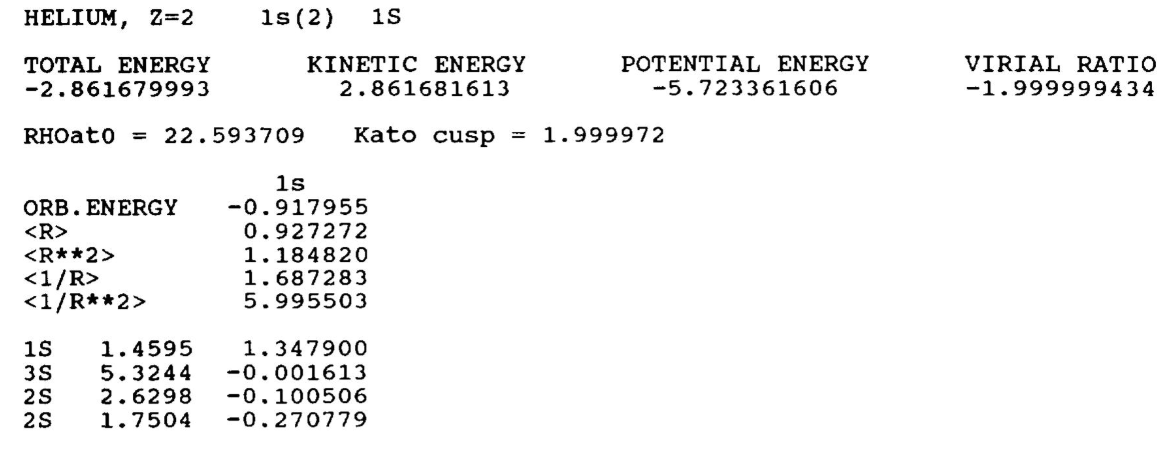
#> input picture YFY201-2025-PR1/data/RHF_tables/He.png, 1176 x 457 px, found by its file name
$ jupyter execute --allow-errors data_extraction.ipynb
#> lines starting #> are read from the running program, lines starting #| are printed output that depends on the picture
### $\underline{\textbf{Orbitals data extraction}}$:
##### $\textbf{Part A}$: Extracting text from images (RHF_tables $\rightarrow$ orbitals_data.txt)

[cell 1]
from PIL import Image, ImageEnhance, ImageFilter
import pytesseract
import re

def preprocess_image(image_path):
    """Converts image to grayscale, enhances contrast, and reduces noise."""
    img = Image.open(image_path)
#> img is the input picture: PIL image 1176x457 RGBA; mean R, G, B, A 244.1, 244.1, 244.1, 255
    img = img.convert('L')
#> img: PIL image 1176x457 L
    img = ImageEnhance.Contrast(img).enhance(2.0)
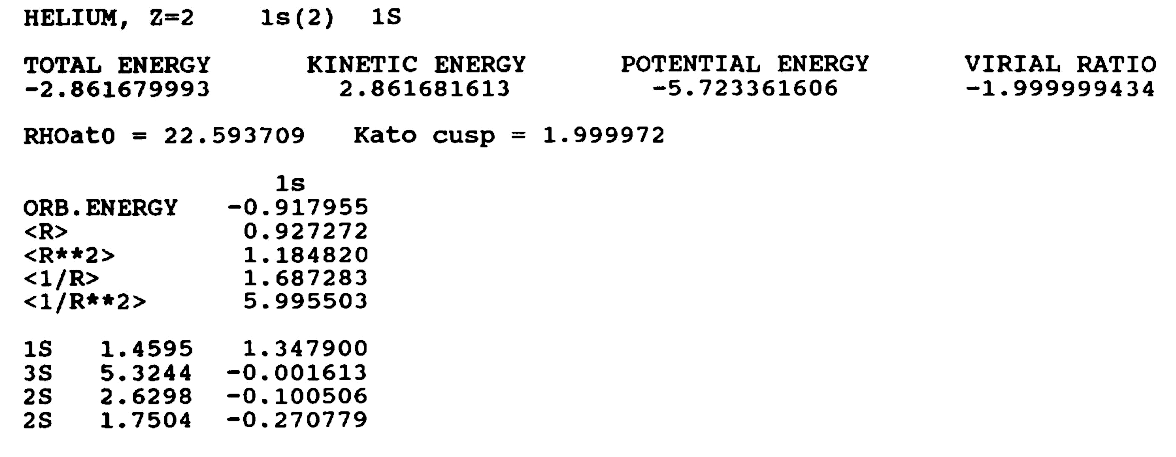
#> img: PIL image 1176x457 L; min 0, max 255, mean 241.6
    img = img.filter(ImageFilter.SMOOTH)
    return img

# [14 lines left out: function postprocess_text, not called in this run]

def extract_data_from_image(image_path):
    """Extracts and cleans text from a single image."""
    processed_img = preprocess_image(image_path)
    custom_config = r'--oem 3 --psm 6'
    raw_text = pytesseract.image_to_string(processed_img, config=custom_config)
    return postprocess_text(raw_text)

# List of images to process (add more as needed)
image_files = [
    "/home/konsster/Desktop/AUThPhysDepart/Computational_Quantum_Physics_and_Applications/Project_1/data/RHF_tables/He.png",
    "/home/konsster/Desktop/AUThPhysDepart/Computational_Quantum_Physics_and_Applications/Project_1/data/RHF_tables/Li.png",
    "/home/konsster/Desktop/AUThPhysDepart/Computational_Quantum_Physics_and_Applications/Project_1/data/RHF_tables/Be.png",
    "/home/konsster/Desktop/AUThPhysDepart/Computational_Quantum_Physics_and_Applications/Project_1/data/RHF_tables/B.png",
    "/home/konsster/Desktop/AUThPhysDepart/Computational_Quantum_Physics_and_Applications/Project_1/data/RHF_tables/C.png",
    "/home/konsster/Desktop/AUThPhysDepart/Computational_Quantum_Physics_and_Applications/Project_1/data/RHF_tables/N.png",
    "/home/konsster/Desktop/AUThPhysDepart/Computational_Quantum_Physics_and_Applications/Project_1/data/RHF_tables/O.png",
    "/home/konsster/Desktop/AUThPhysDepart/Computational_Quantum_Physics_and_Applications/Project_1/data/RHF_tables/F.png",
    "/home/konsster/Desktop/AUThPhysDepart/Computational_Quantum_Physics_and_Applications/Project_1/data/RHF_tables/Ne.png"
]

# Process all images and combine results
all_data = []
#> (the rest of this cell did not finish here and is left out)
